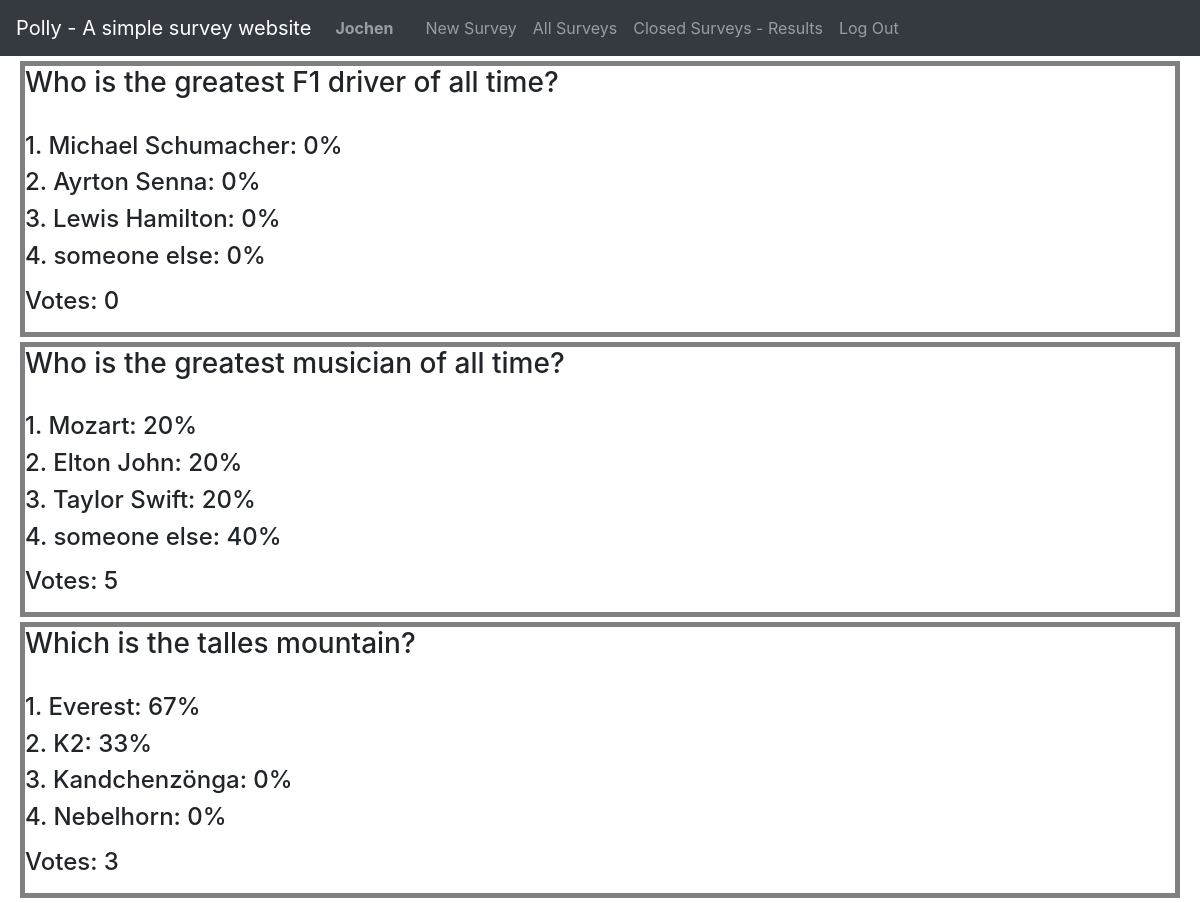
The app's page /results (signed in) with its own data.
### polly/models.py (models this page shows)
class User(AbstractUser):
    pass

class Survey(models.Model):
    user = models.ForeignKey(User, on_delete=models.CASCADE, default='1', related_name="author")
    question = models.TextField()
    answer1 = models.TextField()
    answer2 = models.TextField()
    answer3 = models.TextField(blank=True)
    answer4 = models.TextField(blank=True)
    timestamp = models.DateTimeField()
    archived = models.BooleanField (default=False)

### polly/views.py (the view)
# urls.py: path("results", views.results, name="results")
def results(request):
        if request.method == 'GET':
            surveyss = Survey.objects.values().filter(archived=True)
            votes = Vote.objects.values('question').annotate(c=Count('question'))
            answers = list(Vote.objects.values_list('answer', flat=True))
            questions = Vote.objects.values_list('question', flat=True)
            print(votes)
            lists=[]
            for survey in surveyss:
                dict={}
                dict['question'] = survey['question']
                try:
                    total_counts = list(Vote.objects.values('question').filter(question=survey['question']).annotate(c=Count('question')))
                    total_counts = total_counts[0]['c']
                    if survey['answer1'] in answers:
                        counts = answers.count(survey['answer1'])
                        ratio = "{:.0%}".format((counts / total_counts))
                        dict['answer1'] = survey['answer1'] + ': ' + ratio
                    elif survey['answer1'] not in answers:
                        dict['answer1'] = survey['answer1'] + ': 0%'
                    if survey['answer2'] in answers:
                        counts = answers.count(survey['answer2'])
                        ratio = "{:.0%}".format((counts / total_counts))
                        dict['answer2'] = survey['answer2'] + ': ' + ratio
                    elif survey['answer2'] not in answers:
                        dict['answer2'] = survey['answer2'] + ': 0%'
                    if survey['answer3'] in answers:
                        counts = answers.count(survey['answer3'])
                        ratio = "{:.0%}".format((counts / total_counts))
                        dict['answer3'] = survey['answer3'] + ': ' + ratio
                    elif survey['answer3'] not in answers:
                        dict['answer3'] = survey['answer3'] + ': 0%'
                    if survey['answer4'] in answers:
                        counts = answers.count(survey['answer4'])
                        ratio = "{:.0%}".format((counts / total_counts))
                        dict['answer4'] = survey['answer4'] + ': ' + ratio
                    elif survey['answer4'] not in answers:
                        dict['answer4'] = survey['answer4'] + ': 0%'
                    lists.append(dict)
                except IndexError:
                    total_counts = 0
                    if survey['answer1'] in answers:
                        dict['answer1'] = survey['answer1'] + ': 0%'
                    elif survey['answer1'] not in answers:
                        dict['answer1'] = survey['answer1'] + ': 0%'
                    if survey['answer2'] in answers:
                        dict['answer2'] = survey['answer2'] + ': 0%'
                    elif survey['answer2'] not in answers:
                        dict['answer2'] = survey['answer2'] + ': 0%'
                    if survey['answer3'] in answers:
                        dict['answer3'] = survey['answer3'] + ': 0%'
                    elif survey['answer3'] not in answers:
                        dict['answer3'] = survey['answer3'] + ': 0%'
                    if survey['answer4'] in answers:
                        dict['answer4'] = survey['answer4'] + ': 0%'
                    elif survey['answer4'] not in answers:
                        dict['answer4'] = survey['answer4'] + ': 0%'
                    lists.append(dict)
            return render(request, "results.html", {
                'lists': lists,
                'votes': votes,
                'questions': questions
            })

### polly/templates/results.html (shortened to what this page needs)
{% extends "layout.html" %}
{% load static %}
{% block body %}
{% for list in lists %}
    <div class="survey">
        <h3>{{ list.question }}</h3><br>
        <h4>1. {{ list.answer1 }}</h4>
        <h4>2. {{ list.answer2 }}</h4>
        {% if survey.answer3 != "" %}
            <h4>3. {{ list.answer3 }}</h4>
        {% endif %}
        {% if survey.answer4 != "" %}
            <h4>4. {{ list.answer4 }}</h4>
        {% endif %}
        {% for vote in votes %}
            {% ifchanged %}
            {% if list.question not in questions %}
                <p><h4>Votes: 0</h4></p>
            {% endif %}
            {% endifchanged %}
            {% if list.question == vote.question %}
                <p><h4>Votes: {{ vote.c }}</h4></p>
            {% endif %}
        {% endfor %}
        </div>
{% endfor %}
{% endblock %}

### polly/templates/layout.html (shortened to what this page needs)
{% load static %}
<!DOCTYPE html>
<html lang="en">
    <head>
        <link rel="stylesheet" href="https://stackpath.bootstrapcdn.com/bootstrap/4.4.1/css/bootstrap.min.css">
        <link href="{% static 'polly/styles.css' %}" rel="stylesheet">
    </head>
    <body>
        <nav class="navbar navbar-expand-lg navbar-dark bg-dark">
            <a class="navbar-brand" href="{% url 'index' %}">Polly - A simple survey website</a>
            <div>
              <ul class="navbar-nav mr-auto">
                {% if user.is_authenticated %}
                    <li class="nav-item">
                        <a class="nav-link" href="{% url 'profile' %}"><strong>{{ user.username }}</strong></a>
                    </li>
                {% endif %}
                <li class="nav-item">
                  <a class="nav-link" href="{% url 'index' %}">
                  </a>
                </li>
                {% if user.is_authenticated %}
                    <li class="nav-item">
                        <a class="nav-link" href="{% url 'new_survey' %}">New Survey</a>
                    </li>
                    <li class="nav-item">
                        <a class="nav-link" href="{% url 'surveys' %}">All Surveys</a>
                    </li>
                    <li class="nav-item">
                        <a class="nav-link" href="{% url 'results' %}">Closed Surveys - Results</a>
                    </li>
                    <li class="nav-item">
                        <a class="nav-link" href="{% url 'logout' %}">Log Out</a>
                    </li>
                {% endif %}
              </ul>
            </div>
          </nav>
        <div class="body">
            {% block body %}
            {% endblock %}
        </div>
    </body>
</html>

### polly/static/polly/styles.css (style rules this page uses)
.survey { border: 5px solid grey; display: center; justify-content: center; flex-direction: column; box-sizing: border-box; margin: 5px 20px; }

### records on screen
User: username "Jochen"
Survey: question "Who is the greatest F1 driver of all time?"
Survey: question "Who is the greatest musician of all time?"
Survey: question "Which is the talles mountain?"

### other values on screen
{{ list.answer1 }} "Michael Schumacher: 0%" "Mozart: 20%" "Everest: 67%"
{{ list.answer2 }} "Ayrton Senna: 0%" "Elton John: 20%" "K2: 33%"
{{ list.answer3 }} "Lewis Hamilton: 0%" "Taylor Swift: 20%" "Kandchenzönga: 0%"
{{ list.answer4 }} "someone else: 0%" "someone else: 40%" "Nebelhorn: 0%"
{{ vote.c }} "5" "3"
